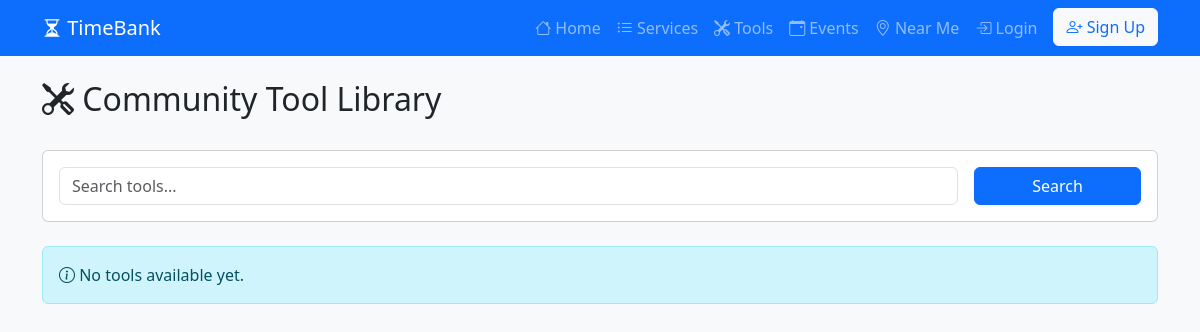
Before: /tools/ with the older database file.
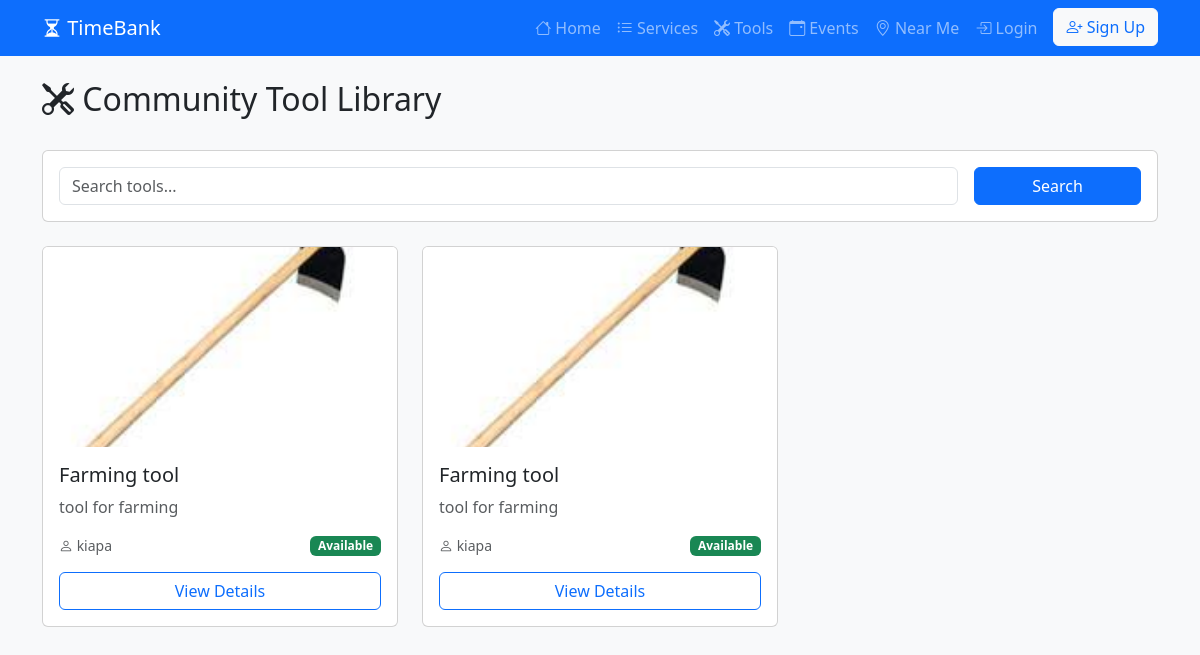
After: the same page with the newer database file.
### myapp/models.py (models this page shows, shortened)
class Tool(models.Model):
    owner = models.ForeignKey(User, on_delete=models.CASCADE, related_name='tools')
    name = models.CharField(max_length=100)
    description = models.TextField()
    image = models.ImageField(upload_to='tools/', blank=True, null=True)
    is_available = models.BooleanField(default=True)

### myapp/views.py (the view)
# urls.py: path('tools/', views.tool_browse, name='tool_browse'),
def tool_browse(request):
    search_query = request.GET.get('q', '')
    tools = Tool.objects.filter(is_available=True)
    if search_query:
        tools = tools.filter(
            Q(name__icontains=search_query) |
            Q(description__icontains=search_query)
        )
    context = {
        'tools': tools,
        'search_query': search_query,
    }
    return render(request, 'tools/browse.html', context)

### myapp/templates/tools/browse.html (shortened to what this page needs)
{% extends 'base.html' %}
{% block content %}
<div class="d-flex justify-content-between align-items-center mb-4">
    <h2><i class="bi bi-tools"></i> Community Tool Library</h2>
</div>
<div class="card mb-4">
    <div class="card-body">
        <form method="get" class="row g-3">
            <div class="col-md-10">
                <input type="text" class="form-control" name="q" placeholder="Search tools..." value="{{ search_query }}">
            </div>
            <div class="col-md-2">
                <button type="submit" class="btn btn-primary w-100">Search</button>
            </div>
        </form>
    </div>
</div>
<div class="row">
    {% for tool in tools %}
    <div class="col-md-4 mb-4">
        <div class="card h-100 card-hover">
            {% if tool.image %}
            <img src="{{ tool.image.url }}" class="card-img-top" style="height: 200px; object-fit: cover;">
            {% else %}
            <div class="card-img-top bg-secondary d-flex align-items-center justify-content-center" style="height: 200px;">
                <i class="bi bi-tools text-white" style="font-size: 4rem;"></i>
            </div>
            {% endif %}
            <div class="card-body">
                <h5 class="card-title">{{ tool.name }}</h5>
                <p class="card-text text-muted">{{ tool.description|truncatewords:20 }}</p>
                <div class="d-flex justify-content-between align-items-center">
                    <small class="text-muted"><i class="bi bi-person"></i> {{ tool.owner.username }}</small>
                    {% if tool.is_available %}
                    <span class="badge bg-success">Available</span>
                    {% else %}
                    <span class="badge bg-secondary">Unavailable</span>
                    {% endif %}
                </div>
                <a href="{% url 'tool_detail' tool.pk %}" class="btn btn-outline-primary w-100 mt-3">View Details</a>
            </div>
        </div>
    </div>
    {% empty %}
    <div class="col-12">
        <div class="alert alert-info"><i class="bi bi-info-circle"></i> No tools available yet.</div>
    </div>
    {% endfor %}
</div>
{% endblock %}

Changed rows visible on the page:
added Tool: image (picture), name "Farming tool", description "tool for farming", owner.username "kiapa", is_available "Available"
added Tool: image (picture), name "Farming tool", description "tool for farming", owner.username "kiapa", is_available "Available"
Other visible differences:
text no longer shown: "No tools available yet."
